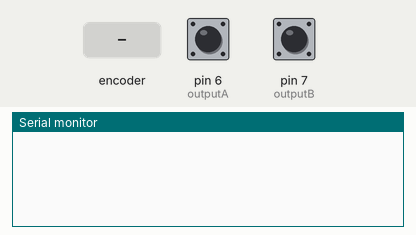
The sketch below on a simulated Arduino Uno, built with avr-gcc and run on an emulated ATmega328P. Parts: the last lines printed to the serial monitor. The inputs (shaded band) are chosen by the test bench; at power-on: pin 6 (outputA) HIGH, pin 7 (outputB) HIGH.

Above: at 1.2 s.
1.3 s: rotary encoder on pin 6 (outputA) / pin 7 (outputB) turned 1 step (first pin leading)
At 2.4 s:
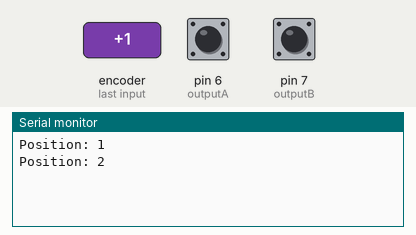
3.0 s: rotary encoder on pin 6 (outputA) / pin 7 (outputB) turned 1 step (first pin leading)
At 3.7 s:
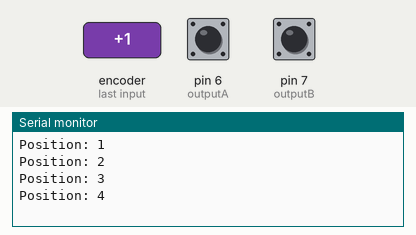
Timing chart, 0 to 6.0 s (numbered marks = the images above; inputs shaded):
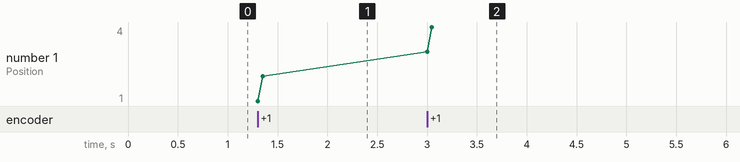

Measured:
- after the input at 1.3 s, the serial monitor: prints a new line at once (image 1)
- after the input at 3.0 s, the serial monitor: prints a new line at once (image 2)
- plotted number 1: 2 → 4 after the input at 3.0 s

The sketch:

Rotary_Encoder.ino
```cpp
#include <Stepper.h>

#define STEPS 192 //max 192

#define outputA 6
#define outputB 7

Stepper stepper(STEPS, 8,10,9,11); // total steps 2048

int counter = 0;
int aState;
int aLastState;

void setup() {
 pinMode (outputA,INPUT);
 pinMode (outputB,INPUT);

 Serial.begin (9600);
 // Reads the initial state of the outputA
 aLastState = digitalRead(outputA);
}

void loop() {
 aState = digitalRead(outputA); // Reads the "current" state of the outputA
 // If the previous and the current state of the outputA are different, that means a Pulse has occured
 if (aState != aLastState){
   // If the outputB state is different to the outputA state, that means the encoder is rotating clockwise
   if (digitalRead(outputB) != aState) {
     counter ++;
   } else {
     counter --;
   }
   Serial.print("Position: ");
   Serial.println(counter);
 }
 aLastState = aState; // Updates the previous state of the outputA with the current state
}
```
